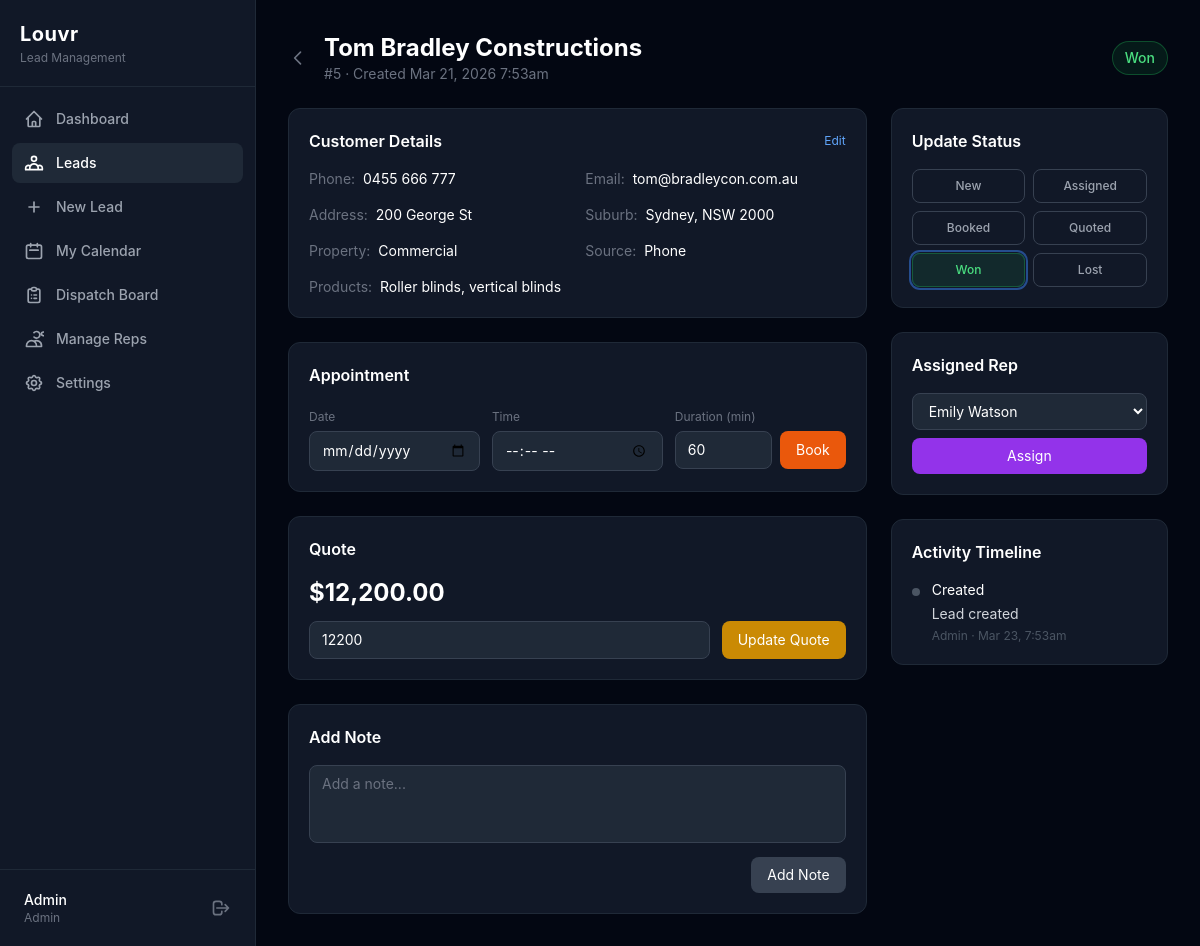
The app's page /leads/5 (signed in), older data.
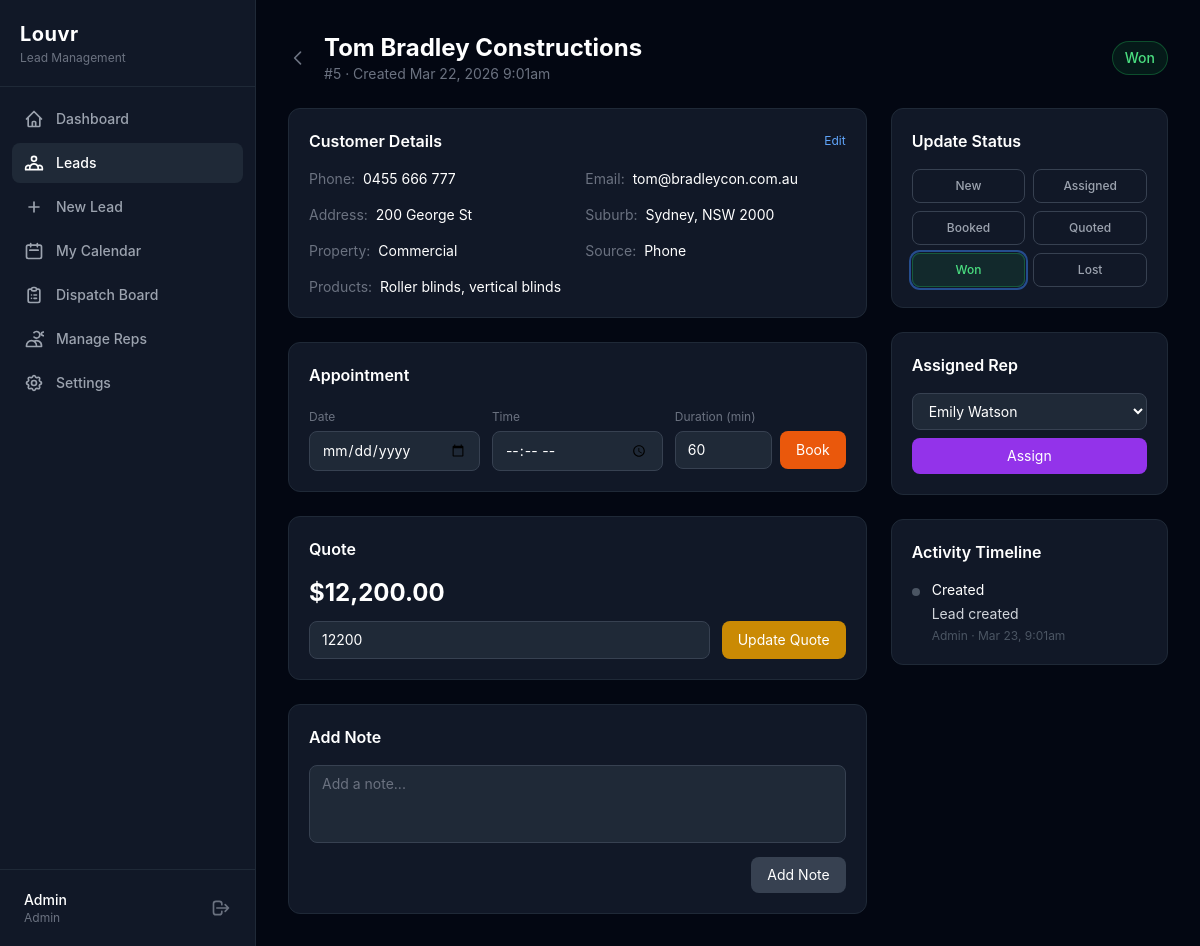
The same page, newer data.
### tables this page shows
CREATE TABLE leads (
            id INTEGER PRIMARY KEY AUTOINCREMENT,
            customer_name TEXT NOT NULL,
            customer_email TEXT DEFAULT "",
            customer_phone TEXT DEFAULT "",
            address TEXT DEFAULT "",
            suburb TEXT DEFAULT "",
            state TEXT DEFAULT "",
            postcode TEXT DEFAULT "",
            property_type TEXT DEFAULT "Residential",
            products_interested TEXT DEFAULT "",
            source TEXT DEFAULT "Phone",
            notes TEXT DEFAULT "",
            status TEXT DEFAULT "New",
            assigned_to INTEGER REFERENCES users(id) ON DELETE SET NULL,
            appointment_date TEXT,
            appointment_time TEXT,
            appointment_duration INTEGER DEFAULT 60,
            quoted_amount REAL,
            created_by INTEGER REFERENCES users(id) ON DELETE SET NULL,
            created_at DATETIME DEFAULT CURRENT_TIMESTAMP,
            updated_at DATETIME DEFAULT CURRENT_TIMESTAMP
        );

CREATE TABLE lead_history (
            id INTEGER PRIMARY KEY AUTOINCREMENT,
            lead_id INTEGER NOT NULL REFERENCES leads(id) ON DELETE CASCADE,
            user_id INTEGER REFERENCES users(id) ON DELETE SET NULL,
            action TEXT NOT NULL,
            old_value TEXT,
            new_value TEXT,
            note TEXT,
            ip_address TEXT,
            created_at DATETIME DEFAULT CURRENT_TIMESTAMP
        );

CREATE TABLE users (
            id INTEGER PRIMARY KEY AUTOINCREMENT,
            name TEXT NOT NULL,
            email TEXT NOT NULL UNIQUE,
            phone TEXT DEFAULT "",
            role TEXT NOT NULL DEFAULT "rep" CHECK(role IN ("admin","rep")),
            password_hash TEXT NOT NULL,
            api_key TEXT UNIQUE,
            is_active INTEGER NOT NULL DEFAULT 1,
            created_at DATETIME DEFAULT CURRENT_TIMESTAMP,
            updated_at DATETIME DEFAULT CURRENT_TIMESTAMP
        );

### src/Controllers/LeadController.php (called while the page is built, shortened)
<?php
class LeadController
{
    private Database $db;
    public function __construct(Database $db, array $config)
    {
        $this->db = $db;
    }
    public function show(array $params): void
    {
        $lead = Lead::findById($this->db, (int)$params['id']);
        $timeline = LeadHistory::timeline($this->db, $lead['id']);
        $reps = User::activeReps($this->db);
        require __DIR__ . '/../../templates/leads/detail.php';
    }
}

### src/Database.php (called while the page is built, shortened)
<?php
class Database
{
    private PDO $pdo;
    private function __construct(array $config)
    {
        if ($config['driver'] === 'sqlite') {
            $dsn = 'sqlite:' . $config['path'];
            $this->pdo = new PDO($dsn, null, null, [
                PDO::ATTR_ERRMODE            => PDO::ERRMODE_EXCEPTION,
                PDO::ATTR_DEFAULT_FETCH_MODE => PDO::FETCH_ASSOC,
                PDO::ATTR_EMULATE_PREPARES   => false,
            ]);
            $this->pdo->exec('PRAGMA journal_mode=WAL');
            $this->pdo->exec('PRAGMA foreign_keys=ON');
        }
    }
    public function query(string $sql, array $params = []): PDOStatement
    {
        $stmt = $this->pdo->prepare($sql);
        $stmt->execute($params);
        return $stmt;
    }
    public function fetchAll(string $sql, array $params = []): array
    {
        return $this->query($sql, $params)->fetchAll();
    }
    public function fetch(string $sql, array $params = []): ?array
    {
        $row = $this->query($sql, $params)->fetch();
        return $row ?: null;
    }
}

### src/Models/Lead.php (called while the page is built, shortened)
<?php
class Lead
{
    public static function findById(Database $db, int $id): ?array
    {
        return $db->fetch(
            'SELECT l.*, u.name AS rep_name, c.name AS created_by_name
             FROM leads l
             LEFT JOIN users u ON l.assigned_to = u.id
             LEFT JOIN users c ON l.created_by = c.id
             WHERE l.id = :id',
            [':id' => $id]
        );
    }
}

### src/Models/User.php (called while the page is built, shortened)
<?php
class User
{
    public static function activeReps(Database $db): array
    {
        return $db->fetchAll(
            'SELECT * FROM users WHERE role = :role AND is_active = 1 ORDER BY name ASC',
            [':role' => 'rep']
        );
    }
}

### src/Models/LeadHistory.php (called while the page is built, shortened)
<?php
class LeadHistory
{
    public static function timeline(Database $db, int $leadId): array
    {
        return $db->fetchAll(
            'SELECT h.*, u.name AS user_name
             FROM lead_history h
             LEFT JOIN users u ON h.user_id = u.id
             WHERE h.lead_id = :id
             ORDER BY h.created_at DESC',
            [':id' => $leadId]
        );
    }
}

### templates/leads/detail.php (the view, shortened to what the changed rows need)
<?php
$e = fn($v) => htmlspecialchars($v ?? '', ENT_QUOTES, 'UTF-8');
$statusColors = [
    'new' => 'bg-blue-500', 'assigned' => 'bg-purple-500', 'booked' => 'bg-orange-500',
    'quoted' => 'bg-yellow-500', 'won' => 'bg-green-500', 'lost' => 'bg-red-500',
];
$statusBg = [
    'new'      => 'bg-blue-500/10 border-blue-500/30 text-blue-400',
    'assigned' => 'bg-purple-500/10 border-purple-500/30 text-purple-400',
    'booked'   => 'bg-orange-500/10 border-orange-500/30 text-orange-400',
    'quoted'   => 'bg-yellow-500/10 border-yellow-500/30 text-yellow-400',
    'won'      => 'bg-green-500/10 border-green-500/30 text-green-400',
    'lost'     => 'bg-red-500/10 border-red-500/30 text-red-400',
];
$actionLabels = [
    'created'             => 'Created',
    'assigned'            => 'Assigned',
    'status_changed'      => 'Status Changed',
    'note_added'          => 'Note',
    'appointment_booked'  => 'Appointment Booked',
];
?>
<div class="mb-6 flex items-center justify-between">
    <div class="flex items-center gap-4">
        <a href="/leads" class="text-gray-500 hover:text-white transition-colors">
        </a>
        <div>
            <h2 class="text-2xl font-bold text-white"><?= $e($lead['customer_name']) ?></h2>
            <p class="text-gray-500 text-sm">#<?= $lead['id'] ?> &middot; Created <?= date('M j, Y g:ia', strtotime($lead['created_at'])) ?></p>
        </div>
    </div>
    <span class="text-sm px-3 py-1.5 rounded-full border font-medium <?= $statusBg[$lead['status']] ?? $statusBg[strtolower($lead['status'])] ?? 'bg-gray-500/10 border-gray-500/30 text-gray-400' ?>"><?= ucfirst($lead['status']) ?></span>
</div>
<div class="grid grid-cols-1 lg:grid-cols-3 gap-6">
    <div class="lg:col-span-2 space-y-6">
        <div class="bg-gray-900 border border-gray-800 rounded-xl p-5">
            <div class="grid grid-cols-2 gap-4 text-sm">
                <div><span class="text-gray-500">Phone:</span> <span class="text-white ml-1"><?= $e($lead['customer_phone']) ?: '-' ?></span></div>
                <div><span class="text-gray-500">Email:</span> <span class="text-white ml-1"><?= $e($lead['customer_email']) ?: '-' ?></span></div>
                <div><span class="text-gray-500">Address:</span> <span class="text-white ml-1"><?= $e($lead['address']) ?: '-' ?></span></div>
                <div><span class="text-gray-500">Suburb:</span> <span class="text-white ml-1"><?= $e($lead['suburb']) ?><?= $lead['state'] ? ', ' . $e($lead['state']) . ' ' . $e($lead['postcode']) : '' ?></span></div>
                <div><span class="text-gray-500">Property:</span> <span class="text-white ml-1 capitalize"><?= $e($lead['property_type']) ?></span></div>
                <div><span class="text-gray-500">Source:</span> <span class="text-white ml-1"><?= ucfirst(str_replace('_', ' ', $lead['source'])) ?></span></div>
                <div class="col-span-2"><span class="text-gray-500">Products:</span> <span class="text-white ml-1"><?= $e($lead['products_interested']) ?: '-' ?></span></div>
            </div>
        </div>
        <div class="bg-gray-900 border border-gray-800 rounded-xl p-5">
            <form method="POST" action="/leads/<?= $lead['id'] ?>" class="grid grid-cols-3 gap-3" data-loading>
                <div>
                    <div class="flex gap-2 mt-1">
                        <input type="number" name="appointment_duration" value="<?= $lead['appointment_duration'] ?? 60 ?>" min="15" step="15" class="w-full px-3 py-2 bg-gray-800 border border-gray-700 rounded-lg text-white text-sm focus:outline-none focus:ring-2 focus:ring-blue-500">
                        <button type="submit" class="px-4 py-2 bg-orange-600 hover:bg-orange-700 text-white text-sm rounded-lg transition-colors whitespace-nowrap">Book</button>
                    </div>
                </div>
            </form>
        </div>
        <div class="bg-gray-900 border border-gray-800 rounded-xl p-5">
            <h3 class="font-semibold text-white mb-4">Quote</h3>
            <?php if ($lead['quoted_amount']): ?>
            <p class="text-2xl font-bold text-white mb-3">$<?= number_format($lead['quoted_amount'], 2) ?></p>
            <?php endif; ?>
            <form method="POST" action="/leads/<?= $lead['id'] ?>" class="flex gap-3" data-loading>
                <input type="number" name="quoted_amount" value="<?= $e($lead['quoted_amount']) ?>" step="0.01" min="0" placeholder="Enter amount"
                    class="flex-1 px-3 py-2 bg-gray-800 border border-gray-700 rounded-lg text-white text-sm focus:outline-none focus:ring-2 focus:ring-blue-500">
                <button type="submit" class="px-4 py-2 bg-yellow-600 hover:bg-yellow-700 text-white text-sm rounded-lg transition-colors">Update Quote</button>
            </form>
        </div>
    </div>
    <div class="space-y-6">
        <div class="bg-gray-900 border border-gray-800 rounded-xl p-5">
            <form method="POST" action="/leads/<?= $lead['id'] ?>" data-loading>
                <select name="assigned_to" class="w-full px-3 py-2 bg-gray-800 border border-gray-700 rounded-lg text-white text-sm focus:outline-none focus:ring-2 focus:ring-blue-500 mb-2">
                    <?php foreach ($reps as $rep): ?>
                    <option value="<?= $rep['id'] ?>" <?= $lead['assigned_to'] == $rep['id'] ? 'selected' : '' ?>><?= $e($rep['name']) ?></option>
                    <?php endforeach; ?>
                </select>
                <button type="submit" class="w-full px-4 py-2 bg-purple-600 hover:bg-purple-700 text-white text-sm rounded-lg transition-colors">Assign</button>
            </form>
        </div>
        <div class="bg-gray-900 border border-gray-800 rounded-xl p-5">
            <div class="space-y-4">
                <?php foreach ($timeline as $event): ?>
                <div class="flex gap-3">
                    <div class="flex-shrink-0 w-2 h-2 mt-2 rounded-full <?= $statusColors[$event['new_value'] ?? ''] ?? 'bg-gray-600' ?>"></div>
                    <div class="flex-1 min-w-0">
                        <p class="text-sm text-white"><?= $e($actionLabels[$event['action']] ?? $event['action']) ?></p>
                        <?php if ($event['note']): ?>
                        <p class="text-sm text-gray-300 mt-1"><?= nl2br($e($event['note'])) ?></p>
                        <?php endif; ?>
                        <p class="text-xs text-gray-600 mt-1"><?= $e($event['user_name'] ?? 'System') ?> &middot; <?= date('M j, g:ia', strtotime($event['created_at'])) ?></p>
                    </div>
                </div>
                <?php endforeach; ?>
            </div>
        </div>
    </div>
</div>
<?php
require __DIR__ . '/../layouts/app.php';

Row changes from the older to the newer data that the page shows:
changed leads "Tom Bradley Constructions": created_at "Mar 21, 2026 7:53am" → "Mar 22, 2026 9:01am"
changed lead_history "Created": created_at "Mar 23, 7:53am" → "Mar 23, 9:01am"
